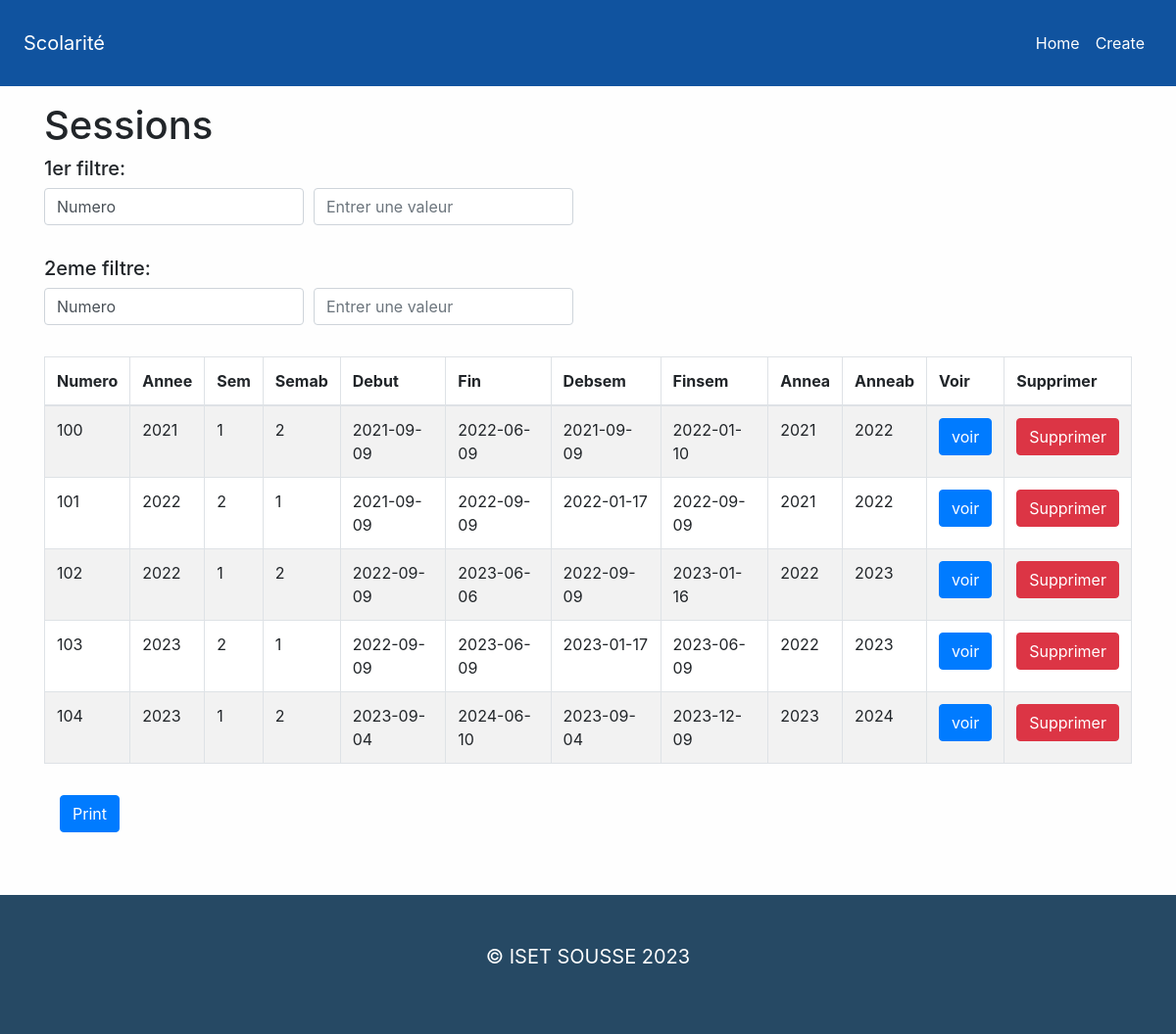
The page / on the database its author committed.
### tables this page shows
CREATE TABLE `session` (
  `Numero` int(11) NOT NULL,
  `Annee` char(5) NOT NULL,
  `Sem` char(1) NOT NULL,
  `SemAb` char(1) DEFAULT NULL,
  `Debut` date DEFAULT NULL,
  `Fin` date DEFAULT NULL,
  `Debsem` date DEFAULT NULL,
  `Finsem` date DEFAULT NULL,
  `Annea` char(5) DEFAULT NULL,
  `Anneab` char(5) DEFAULT NULL
);

### config/init.php (called while the page is built, shortened)
<?php
function my_autoload_register ($class_name) {
    $filename = 'lib/' .$class_name. '.php';
}

### lib/template.php (called while the page is built, shortened)
<?php class Template
{
    protected $template;
    public function __construct($template)
    {
        $this->template = $template;
    }
    public function __toString()
    {
        include basename($this->template);
        return ob_get_clean();
    }
}

### lib/database.php (called while the page is built, shortened)
<?php
class Database
{
  private $host = DB_HOST;
  private $user = DB_USER;
  private $pass = DB_PASS;
  private $dbname = DB_NAME;
  private $dbh;
  private $stmt;
  public function __construct()
  {
    $dsn = 'mysql:host=' . $this->host . ';dbname=' . $this->dbname;
    $options = array(
      PDO::ATTR_PERSISTENT => true,
      PDO::ATTR_ERRMODE => PDO::ERRMODE_EXCEPTION
    );
    try {
      $this->dbh = new PDO($dsn, $this->user, $this->pass, $options);
    } catch (PDOException $e) {
      $this->error = $e->getMessage();
    }
  }
  public function query($query)
  {
    $this->stmt = $this->dbh->prepare($query);
  }
  public function execute()
  {
    return $this->stmt->execute();
  }
  public function resultset()
  {
    $this->execute();
    return $this->stmt->fetchAll(PDO::FETCH_OBJ);
  }
}

### lib/Session.php (called while the page is built, shortened)
<?php
class Session
{
    private $db;
    public function __construct()
    {
        $this->db = new Database;
    }
    public function getAllSessions()
    {
        $this->db->query("SELECT * FROM session");
        $results = $this->db->resultSet();
        return $results;
    }
    public function getAllAnne()
    {
        $this->db->query("SELECT distinct Annee FROM session");
        $results = $this->db->resultSet();
        return $results;
    }
}

### templates/frontpage.php (the view, shortened to what this page needs)
<?php include 'inc/header.php'; ?>
<div class="container mt-3">
    <h1 class="page-title">Sessions</h1>
    <div id="filter1" class="row mb-4">
        <div class="col-md-6">
            <h5>1er filtre: </h5>
            <div class="form-row">
                <div class="col-md-6 mb-2">
                    <select id="filter-column" class="form-control">
                        <option value="Numero">Numero</option>
                    </select>
                </div>
                <div class="col-md-6 mb-2">
                    <input type="text" id="filter-value" class="form-control" placeholder="Entrer une valeur">
                </div>
            </div>
        </div>
    </div>
    <div id="filter2" class="row mb-4">
        <div class="col-md-6">
            <h5>2eme filtre: </h5>
            <div class="form-row">
                <div class="col-md-6 mb-2">
                    <select id="filter-column2" class="form-control">
                        <option value="Numero">Numero</option>
                    </select>
                </div>
                <div class="col-md-6 mb-2">
                    <input type="text" id="filter-value2" class="form-control" placeholder="Entrer une valeur">
                </div>
            </div>
        </div>
    </div>
    <div class="table-responsive">
        <table class="table table-striped table-bordered">
            <thead>
                <tr>
                    <th>Numero</th>
                    <th>Annee</th>
                    <th>Sem</th>
                    <th>Semab</th>
                    <th>Debut</th>
                    <th>Fin</th>
                    <th>Debsem</th>
                    <th>Finsem</th>
                    <th>Annea</th>
                    <th>Anneab</th>
                    <th id="HeaderAction1">Voir</th>
                    <th id="HeaderAction2">Supprimer</th>
                </tr>
            </thead>
            <tbody>
                <?php foreach($sessions as $session): ?>
                    <tr>
                        <td>
                            <?php echo $session->Numero; ?>
                        </td>
                        <td>
                            <?php echo $session->Annee; ?>
                        </td>
                        <td>
                            <?php echo $session->Sem; ?>
                        </td>
                        <td>
                            <?php echo $session->SemAb; ?>
                        </td>
                        <td>
                            <?php echo $session->Debut; ?>
                        </td>
                        <td>
                            <?php echo $session->Fin; ?>
                        </td>
                        <td>
                            <?php echo $session->Debsem; ?>
                        </td>
                        <td>
                            <?php echo $session->Finsem; ?>
                        </td>
                        <td>
                            <?php echo $session->Annea; ?>
                        </td>
                        <td>
                            <?php echo $session->Anneab; ?>
                        </td>
                        <td class="HeaderColumn" id="view<?php echo $session->Numero ?>">
                            <a class="btn btn-primary" href="Session.php?id=<?php echo $session->Numero; ?>">voir</a>
                        </td>
                        <td class="HeaderColumn2">
                            <form style="display: inline;" method="post" action="Session.php">
                                <input type="submit" class="btn btn-danger" value="Supprimer">
                        </td>
                    </tr>
                <?php endforeach; ?>
            </tbody>
        </table>
    </div>
    <button id="print-data" class="btn btn-primary m-3">Print</button>
</div>
<?php include 'inc/footer.php'; ?>

### index.php
<?php
include_once 'config/init.php';
$session = new Session;
$template = new Template('templates/frontpage.php');
$Annee = isset($_GET['Annee']) ? $_GET['Annee'] : null;
print_r($Annee);
if ($Annee) {
    $template->sessions = $session->getByAnnee($Annee);
    $template->title = 'Sessions pour ' . $_GET['Annee'];
} else {
    $template->title = 'Toutes les sessions';
    $template->sessions = $session->getAllSessions();
}
$template->Annees = $session->getAllAnne();
$template->sessions = $session->getAllSessions();
echo $template;
?>

### templates/inc/header.php (shortened to what this page needs)
<!DOCTYPE html>
<html lang="en">
<head>
    <link rel="stylesheet" href="css/styles.css">
    <?php
    $urls = array();
    $scripts = array(
        'https://cdn.jsdelivr.net/npm/bootstrap@5.3.0/dist/js/bootstrap.bundle.min.js',
        'https://cdnjs.cloudflare.com/ajax/libs/jspdf/2.5.1/jspdf.umd.min.js',
        'https://code.jquery.com/jquery-3.5.1.slim.min.js',
        'https://cdn.jsdelivr.net/npm/@popperjs/core@2.9.3/dist/umd/popper.min.js',
        'https://stackpath.bootstrapcdn.com/bootstrap/4.5.2/js/bootstrap.min.js'
    );
    $stylesheets = array(
        'https://cdn.jsdelivr.net/npm/bootstrap@5.3.0/dist/css/bootstrap.min.css',
        'https://stackpath.bootstrapcdn.com/bootstrap/4.5.2/css/bootstrap.min.css'
    );
    foreach($scripts as $script) {
        if(!in_array($script, $urls)) {
            $urls[] = $script;
        }
    }
    foreach($stylesheets as $stylesheet) {
        if(!in_array($stylesheet, $urls)) {
            echo '<link rel="stylesheet" href="'.$stylesheet.'">'.PHP_EOL;
            $urls[] = $stylesheet;
        }
    }
    ?>
</head>
<body>
    <nav class="navbar navbar-expand-lg navbar-dark p-4">
        <a class="navbar-brand" href="index.php">
            <?php echo SITE_TITLE; ?>
        </a>
        <div class="collapse navbar-collapse" id="navbarNav">
            <ul class="navbar-nav ml-auto">
                <li class="nav-item">
                    <a class="nav-link" href="index.php">Home</a>
                </li>
                <li class="nav-item">
                    <a class="nav-link" href="create.php">Create</a>
                </li>
            </ul>
        </div>
    </nav>

### templates/inc/footer.php
<footer class="footer text-center mt-5 p-5"style="font-size: 20px;" >
    <p>&copy; ISET SOUSSE 2023</p>
</footer>
</body>
</html>

### css/styles.css (style rules this page uses)
body { background-color: #FEFEFE; }
.navbar { background-color: #10539F; }
.navbar-dark .navbar-nav .nav-link { color: #FEFEFE; }
.footer { background-color: #264964; color: #FEFEFE; }

### templates/inc/header.php (style rules this page uses)
body { background-color: #FEFEFE; }
.navbar { background-color: #10539F; }
.navbar-dark .navbar-nav .nav-link { color: #FEFEFE; }
.footer { background-color: #264964; color: #FEFEFE; }

### rows shown on the page
session: Numero "100", Annee "2021", Sem "1", SemAb "2", Debut "2021-09-09", Fin "2022-06-09", Debsem "2021-09-09", Finsem "2022-01-10", Annea "2021", Anneab "2022"
session: Numero "101", Annee "2022", Sem "2", SemAb "1", Debut "2021-09-09", Fin "2022-09-09", Debsem "2022-01-17", Finsem "2022-09-09", Annea "2021", Anneab "2022"
session: Numero "102", Annee "2022", Sem "1", SemAb "2", Debut "2022-09-09", Fin "2023-06-06", Debsem "2022-09-09", Finsem "2023-01-16", Annea "2022", Anneab "2023"
session: Numero "103", Annee "2023", Sem "2", SemAb "1", Debut "2022-09-09", Fin "2023-06-09", Debsem "2023-01-17", Finsem "2023-06-09", Annea "2022", Anneab "2023"
session: Numero "104", Annee "2023", Sem "1", SemAb "2", Debut "2023-09-04", Fin "2024-06-10", Debsem "2023-09-04", Finsem "2023-12-09", Annea "2023", Anneab "2024"

### other values the page prints
SITE_TITLE "Scolarité"
